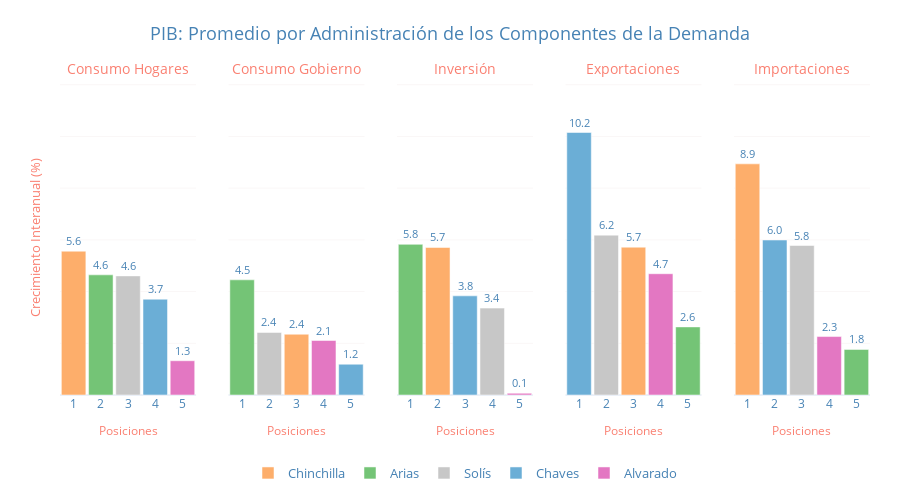

Notebook source saved alongside this figure:
### Code cell
components = ["Consumo Hogares", "Consumo Gobierno", "Inversión", "Exportaciones", "Importaciones"]
means = df.groupby("Label")[components].mean()
to_remove = ["Calderón", "Pacheco", "Rodríguez", "Olsen"]
means = means.drop(index=to_remove, errors="ignore")
fig = plot_bar_subplots_by_administration(df = means, variables = components, 
                                          colors = presidential_colors, 
                                          title = "PIB: Promedio por Administración de los Componentes de la Demanda", 
                                          y_title = "Crecimiento Interanual (%)",
                                          x_title = 'Posiciones')
fig.show()

g(means.loc[['Chaves', 'Alvarado', 'Solís', 'Chinchilla', 'Arias']])

### Figure 1 — Plotly figure (JSON) as saved in the notebook; plotly's stock layout.template omitted (floating-point values rounded to 4 significant figures)
{"data": [{"hovertemplate": "<b>Chinchilla</b><br>Consumo Hogares: 5.56<br>Posición: 1<extra></extra>", "legendgroup": "Chinchilla", "marker": {"color": "#fdae6b"}, "name": "Chinchilla", "showlegend": true, "text": ["5.6"], "textfont": {"color": "steelblue", "size": 11}, "textposition": "outside", "type": "bar", "x": ["1"], "xaxis": "x", "y": [5.562], "yaxis": "y"}, {"hovertemplate": "<b>Arias</b><br>Consumo Hogares: 4.65<br>Posición: 2<extra></extra>", "legendgroup": "Arias", "marker": {"color": "#74c476"}, "name": "Arias", "showlegend": true, "text": ["4.6"], "textfont": {"color": "steelblue", "size": 11}, "textposition": "outside", "type": "bar", "x": ["2"], "xaxis": "x", "y": [4.647], "yaxis": "y"}, {"hovertemplate": "<b>Solís</b><br>Consumo Hogares: 4.61<br>Posición: 3<extra></extra>", "legendgroup": "Solís", "marker": {"color": "#c7c7c7"}, "name": "Solís", "showlegend": true, "text": ["4.6"], "textfont": {"color": "steelblue", "size": 11}, "textposition": "outside", "type": "bar", "x": ["3"], "xaxis": "x", "y": [4.606], "yaxis": "y"}, {"hovertemplate": "<b>Chaves</b><br>Consumo Hogares: 3.70<br>Posición: 4<extra></extra>", "legendgroup": "Chaves", "marker": {"color": "#6baed6"}, "name": "Chaves", "showlegend": true, "text": ["3.7"], "textfont": {"color": "steelblue", "size": 11}, "textposition": "outside", "type": "bar", "x": ["4"], "xaxis": "x", "y": [3.705], "yaxis": "y"}, {"hovertemplate": "<b>Alvarado</b><br>Consumo Hogares: 1.32<br>Posición: 5<extra></extra>", "legendgroup": "Alvarado", "marker": {"color": "#e377c2"}, "name": "Alvarado", "showlegend": true, "text": ["1.3"], "textfont": {"color": "steelblue", "size": 11}, "textposition": "outside", "type": "bar", "x": ["5"], "xaxis": "x", "y": [1.325], "yaxis": "y"}, {"hovertemplate": "<b>Arias</b><br>Consumo Gobierno: 4.45<br>Posición: 1<extra></extra>", "legendgroup": "Arias", "marker": {"color": "#74c476"}, "name": "Arias", "showlegend": false, "text": ["4.5"], "textfont": {"color": "steelblue", "size": 11}, "textposition": "outside", "type": "bar", "x": ["1"], "xaxis": "x2", "y": [4.454], "yaxis": "y2"}, {"hovertemplate": "<b>Solís</b><br>Consumo Gobierno: 2.42<br>Posición: 2<extra></extra>", "legendgroup": "Solís", "marker": {"color": "#c7c7c7"}, "name": "Solís", "showlegend": false, "text": ["2.4"], "textfont": {"color": "steelblue", "size": 11}, "textposition": "outside", "type": "bar", "x": ["2"], "xaxis": "x2", "y": [2.421], "yaxis": "y2"}, {"hovertemplate": "<b>Chinchilla</b><br>Consumo Gobierno: 2.35<br>Posición: 3<extra></extra>", "legendgroup": "Chinchilla", "marker": {"color": "#fdae6b"}, "name": "Chinchilla", "showlegend": false, "text": ["2.4"], "textfont": {"color": "steelblue", "size": 11}, "textposition": "outside", "type": "bar", "x": ["3"], "xaxis": "x2", "y": [2.351], "yaxis": "y2"}, {"hovertemplate": "<b>Alvarado</b><br>Consumo Gobierno: 2.11<br>Posición: 4<extra></extra>", "legendgroup": "Alvarado", "marker": {"color": "#e377c2"}, "name": "Alvarado", "showlegend": false, "text": ["2.1"], "textfont": {"color": "steelblue", "size": 11}, "textposition": "outside", "type": "bar", "x": ["4"], "xaxis": "x2", "y": [2.107], "yaxis": "y2"}, {"hovertemplate": "<b>Chaves</b><br>Consumo Gobierno: 1.19<br>Posición: 5<extra></extra>", "legendgroup": "Chaves", "marker": {"color": "#6baed6"}, "name": "Chaves", "showlegend": false, "text": ["1.2"], "textfont": {"color": "steelblue", "size": 11}, "textposition": "outside", "type": "bar", "x": ["5"], "xaxis": "x2", "y": [1.191], "yaxis": "y2"}, {"hovertemplate": "<b>Arias</b><br>Inversión: 5.83<br>Posición: 1<extra></extra>", "legendgroup": "Arias", "marker": {"color": "#74c476"}, "name": "Arias", "showlegend": false, "text": ["5.8"], "textfont": {"color": "steelblue", "size": 11}, "textposition": "outside", "type": "bar", "x": ["1"], "xaxis": "x3", "y": [5.827], "yaxis": "y3"}, {"hovertemplate": "<b>Chinchilla</b><br>Inversión: 5.71<br>Posición: 2<extra></extra>", "legendgroup": "Chinchilla", "marker": {"color": "#fdae6b"}, "name": "Chinchilla", "showlegend": false, "text": ["5.7"], "textfont": {"color": "steelblue", "size": 11}, "textposition": "outside", "type": "bar", "x": ["2"], "xaxis": "x3", "y": [5.706], "yaxis": "y3"}, {"hovertemplate": "<b>Chaves</b><br>Inversión: 3.83<br>Posición: 3<extra></extra>", "legendgroup": "Chaves", "marker": {"color": "#6baed6"}, "name": "Chaves", "showlegend": false, "text": ["3.8"], "textfont": {"color": "steelblue", "size": 11}, "textposition": "outside", "type": "bar", "x": ["3"], "xaxis": "x3", "y": [3.835], "yaxis": "y3"}, {"hovertemplate": "<b>Solís</b><br>Inversión: 3.36<br>Posición: 4<extra></extra>", "legendgroup": "Solís", "marker": {"color": "#c7c7c7"}, "name": "Solís", "showlegend": false, "text": ["3.4"], "textfont": {"color": "steelblue", "size": 11}, "textposition": "outside", "type": "bar", "x": ["4"], "xaxis": "x3", "y": [3.361], "yaxis": "y3"}, {"hovertemplate": "<b>Alvarado</b><br>Inversión: 0.07<br>Posición: 5<extra></extra>", "legendgroup": "Alvarado", "marker": {"color": "#e377c2"}, "name": "Alvarado", "showlegend": false, "text": ["0.1"], "textfont": {"color": "steelblue", "size": 11}, "textposition": "outside", "type": "bar", "x": ["5"], "xaxis": "x3", "y": [0.06813], "yaxis": "y3"}, {"hovertemplate": "<b>Chaves</b><br>Exportaciones: 10.15<br>Posición: 1<extra></extra>", "legendgroup": "Chaves", "marker": {"color": "#6baed6"}, "name": "Chaves", "showlegend": false, "text": ["10.2"], "textfont": {"color": "steelblue", "size": 11}, "textposition": "outside", "type": "bar", "x": ["1"], "xaxis": "x4", "y": [10.15], "yaxis": "y4"}, {"hovertemplate": "<b>Solís</b><br>Exportaciones: 6.18<br>Posición: 2<extra></extra>", "legendgroup": "Solís", "marker": {"color": "#c7c7c7"}, "name": "Solís", "showlegend": false, "text": ["6.2"], "textfont": {"color": "steelblue", "size": 11}, "textposition": "outside", "type": "bar", "x": ["2"], "xaxis": "x4", "y": [6.183], "yaxis": "y4"}, {"hovertemplate": "<b>Chinchilla</b><br>Exportaciones: 5.72<br>Posición: 3<extra></extra>", "legendgroup": "Chinchilla", "marker": {"color": "#fdae6b"}, "name": "Chinchilla", "showlegend": false, "text": ["5.7"], "textfont": {"color": "steelblue", "size": 11}, "textposition": "outside", "type": "bar", "x": ["3"], "xaxis": "x4", "y": [5.717], "yaxis": "y4"}, {"hovertemplate": "<b>Alvarado</b><br>Exportaciones: 4.69<br>Posición: 4<extra></extra>", "legendgroup": "Alvarado", "marker": {"color": "#e377c2"}, "name": "Alvarado", "showlegend": false, "text": ["4.7"], "textfont": {"color": "steelblue", "size": 11}, "textposition": "outside", "type": "bar", "x": ["4"], "xaxis": "x4", "y": [4.69], "yaxis": "y4"}, {"hovertemplate": "<b>Arias</b><br>Exportaciones: 2.63<br>Posición: 5<extra></extra>", "legendgroup": "Arias", "marker": {"color": "#74c476"}, "name": "Arias", "showlegend": false, "text": ["2.6"], "textfont": {"color": "steelblue", "size": 11}, "textposition": "outside", "type": "bar", "x": ["5"], "xaxis": "x4", "y": [2.634], "yaxis": "y4"}, {"hovertemplate": "<b>Chinchilla</b><br>Importaciones: 8.94<br>Posición: 1<extra></extra>", "legendgroup": "Chinchilla", "marker": {"color": "#fdae6b"}, "name": "Chinchilla", "showlegend": false, "text": ["8.9"], "textfont": {"color": "steelblue", "size": 11}, "textposition": "outside", "type": "bar", "x": ["1"], "xaxis": "x5", "y": [8.94], "yaxis": "y5"}, {"hovertemplate": "<b>Chaves</b><br>Importaciones: 5.99<br>Posición: 2<extra></extra>", "legendgroup": "Chaves", "marker": {"color": "#6baed6"}, "name": "Chaves", "showlegend": false, "text": ["6.0"], "textfont": {"color": "steelblue", "size": 11}, "textposition": "outside", "type": "bar", "x": ["2"], "xaxis": "x5", "y": [5.994], "yaxis": "y5"}, {"hovertemplate": "<b>Solís</b><br>Importaciones: 5.78<br>Posición: 3<extra></extra>", "legendgroup": "Solís", "marker": {"color": "#c7c7c7"}, "name": "Solís", "showlegend": false, "text": ["5.8"], "textfont": {"color": "steelblue", "size": 11}, "textposition": "outside", "type": "bar", "x": ["3"], "xaxis": "x5", "y": [5.782], "yaxis": "y5"}, {"hovertemplate": "<b>Alvarado</b><br>Importaciones: 2.26<br>Posición: 4<extra></extra>", "legendgroup": "Alvarado", "marker": {"color": "#e377c2"}, "name": "Alvarado", "showlegend": false, "text": ["2.3"], "textfont": {"color": "steelblue", "size": 11}, "textposition": "outside", "type": "bar", "x": ["4"], "xaxis": "x5", "y": [2.261], "yaxis": "y5"}, {"hovertemplate": "<b>Arias</b><br>Importaciones: 1.76<br>Posición: 5<extra></extra>", "legendgroup": "Arias", "marker": {"color": "#74c476"}, "name": "Arias", "showlegend": false, "text": ["1.8"], "textfont": {"color": "steelblue", "size": 11}, "textposition": "outside", "type": "bar", "x": ["5"], "xaxis": "x5", "y": [1.762], "yaxis": "y5"}], "layout": {"annotations": [{"font": {"color": "salmon", "size": 13.5}, "showarrow": false, "text": "Consumo Hogares", "x": 0.084, "xanchor": "center", "xref": "paper", "y": 1, "yanchor": "bottom", "yref": "paper"}, {"font": {"color": "salmon", "size": 13.5}, "showarrow": false, "text": "Consumo Gobierno", "x": 0.292, "xanchor": "center", "xref": "paper", "y": 1, "yanchor": "bottom", "yref": "paper"}, {"font": {"color": "salmon", "size": 13.5}, "showarrow": false, "text": "Inversión", "x": 0.5, "xanchor": "center", "xref": "paper", "y": 1, "yanchor": "bottom", "yref": "paper"}, {"font": {"color": "salmon", "size": 13.5}, "showarrow": false, "text": "Exportaciones", "x": 0.708, "xanchor": "center", "xref": "paper", "y": 1, "yanchor": "bottom", "yref": "paper"}, {"font": {"color": "salmon", "size": 13.5}, "showarrow": false, "text": "Importaciones", "x": 0.916, "xanchor": "center", "xref": "paper", "y": 1, "yanchor": "bottom", "yref": "paper"}], "bargap": 0.1, "height": 500, "legend": {"font": {"color": "steelblue", "size": 13}, "orientation": "h", "x": 0.5, "xanchor": "center", "y": -0.2, "yanchor": "top"}, "margin": {"b": 100, "l": 60, "r": 30, "t": 80}, "title": {"font": {"color": "steelblue", "size": 18}, "text": "PIB: Promedio por Administración de los Componentes de la Demanda", "x": 0.5, "xanchor": "center"}, "width": 900, "xaxis": {"anchor": "y", "domain": [0, 0.168], "showticklabels": true, "tickangle": 0, "tickfont": {"color": "steelblue", "size": 12}, "title": {"font": {"color": "salmon", "size": 12}, "text": "Posiciones"}}, "xaxis2": {"anchor": "y2", "domain": [0.208, 0.376], "showticklabels": true, "tickangle": 0, "tickfont": {"color": "steelblue", "size": 12}, "title": {"font": {"color": "salmon", "size": 12}, "text": "Posiciones"}}, "xaxis3": {"anchor": "y3", "domain": [0.416, 0.584], "showticklabels": true, "tickangle": 0, "tickfont": {"color": "steelblue", "size": 12}, "title": {"font": {"color": "salmon", "size": 12}, "text": "Posiciones"}}, "xaxis4": {"anchor": "y4", "domain": [0.624, 0.792], "showticklabels": true, "tickangle": 0, "tickfont": {"color": "steelblue", "size": 12}, "title": {"font": {"color": "salmon", "size": 12}, "text": "Posiciones"}}, "xaxis5": {"anchor": "y5", "domain": [0.832, 1], "showticklabels": true, "tickangle": 0, "tickfont": {"color": "steelblue", "size": 12}, "title": {"font": {"color": "salmon", "size": 12}, "text": "Posiciones"}}, "yaxis": {"anchor": "x", "domain": [0, 1], "gridcolor": "#FAF7F7", "range": [0, 12.18], "showgrid": true, "showticklabels": false, "title": {"font": {"color": "salmon", "size": 13}, "text": "Crecimiento Interanual (%)"}}, "yaxis2": {"anchor": "x2", "domain": [0, 1], "gridcolor": "#FAF7F7", "range": [0, 12.18], "showgrid": true, "showticklabels": false, "title": {"font": {"color": "salmon", "size": 13}}}, "yaxis3": {"anchor": "x3", "domain": [0, 1], "gridcolor": "#FAF7F7", "range": [0, 12.18], "showgrid": true, "showticklabels": false, "title": {"font": {"color": "salmon", "size": 13}}}, "yaxis4": {"anchor": "x4", "domain": [0, 1], "gridcolor": "#FAF7F7", "range": [0, 12.18], "showgrid": true, "showticklabels": false, "title": {"font": {"color": "salmon", "size": 13}}}, "yaxis5": {"anchor": "x5", "domain": [0, 1], "gridcolor": "#FAF7F7", "range": [0, 12.18], "showgrid": true, "showticklabels": false, "title": {"font": {"color": "salmon", "size": 13}}}}}
